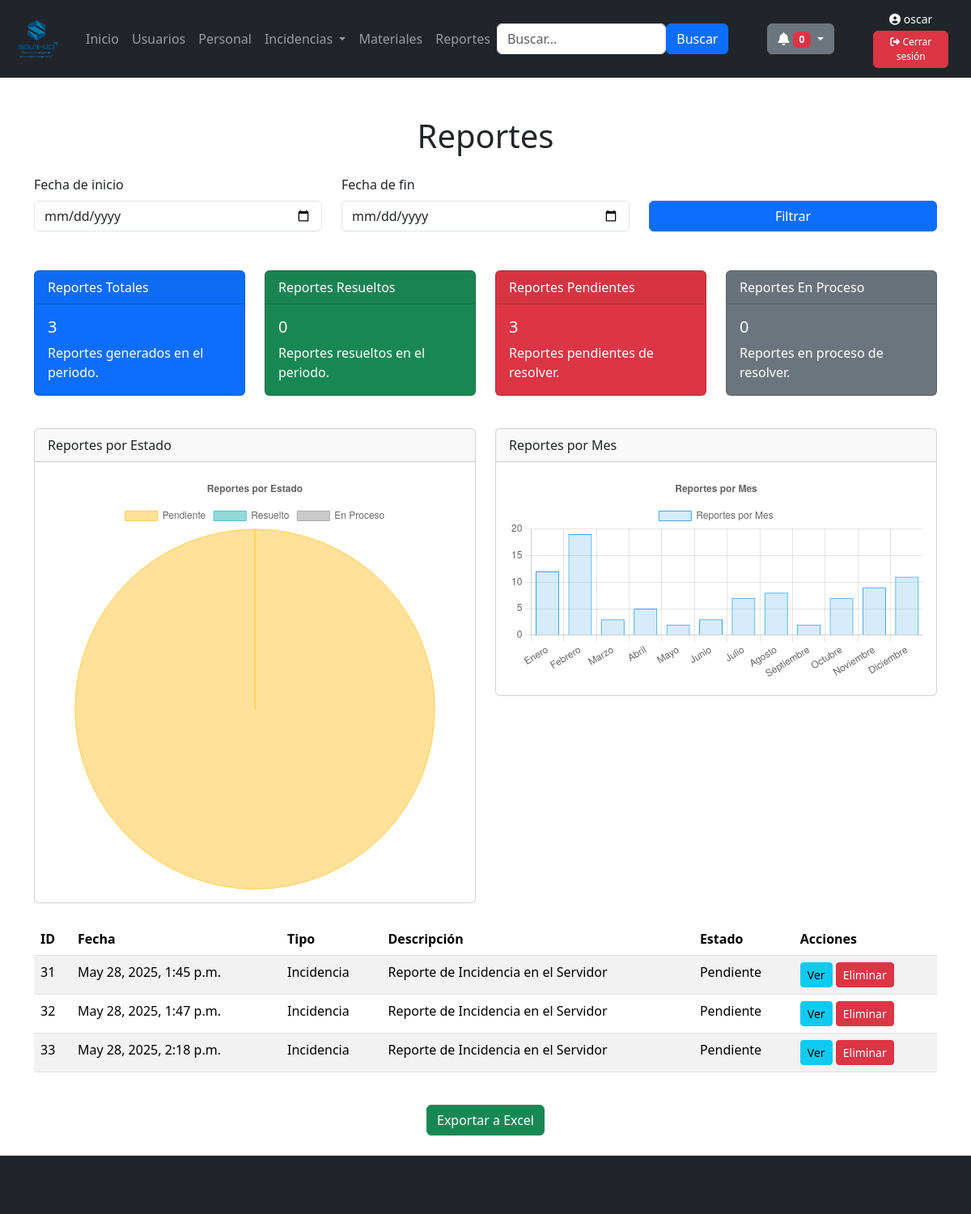
The app's page /reportes/ (signed in), older data.
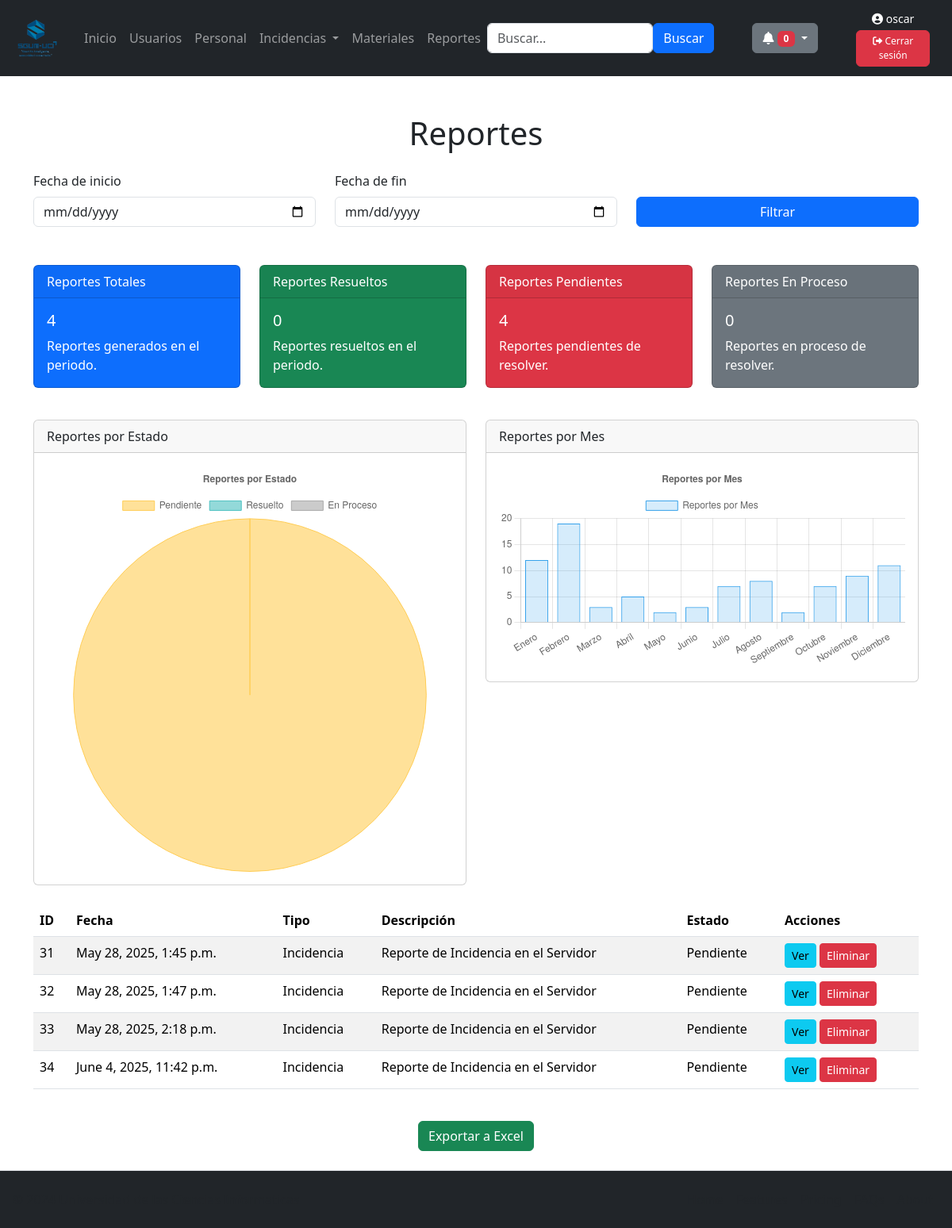
The same page, newer data.
### usuarios/models.py (models this page shows)
class Reporte(models.Model):
    fecha = models.DateTimeField()
    descripcion = models.TextField()
    estado = models.CharField(max_length=50,blank=True)
    reporte_incidencia = models.ForeignKey(Incidencia,on_delete=models.CASCADE,null=True, blank=True)
    reporte_material = models.ForeignKey(Material,on_delete=models.CASCADE,null=True, blank=True)
    @property
    def tipo(self):
        if self.reporte_incidencia is not None:
            return "Incidencia"
        elif self.reporte_material is not None:
            return "Material"
        else:
            return "Sin tipo"

class Incidencia(models.Model):
    PRIORIDAD_CHOICES = [
        ('3', 'Alta'),
        ('2', 'Media'),
        ('1', 'Baja'),
    ]
    TIPO_CHOICES = [
        ('plomeria', 'Plomeria'),
        ('electricidad', 'Electricidad'),
        ('infraestructura', 'Infraestructura'),
        ('mantenimiento_equipos', 'Mantenimiento de Equipos'),
        ('saneamiento', 'Saneamiento'),
        ('seguridad', 'Seguridad'),
        ('jardineria', 'Jardineria'),
        ('agua_potable', 'Sistema de Agua Potable'),
        ('gas', 'Sistema de Gas'),
        ('incendios', 'Sistema de Incendios')
    ]
    ESTADO_CHOICES = [
        ('pendiente', 'Pendiente'),
        ('en_proceso', 'En Proceso'),
        ('resuelto', 'Resuelto'),
    ]
    tipo = models.CharField(max_length=50, choices=TIPO_CHOICES, default='plomeria')
    prioridad = models.CharField(max_length=10, choices=PRIORIDAD_CHOICES, default='media')
    estado = models.CharField(max_length=20, choices=ESTADO_CHOICES, default='pendiente')
    fecha = models.DateTimeField()
    ubicacion = models.CharField(max_length=100)
    descripcion = models.TextField()
    imagen = models.ImageField(upload_to='incidencias/', null=True, blank=True)
    usuario_reporte = models.ForeignKey(User, on_delete=models.CASCADE)
    tecnico_asignado = models.ForeignKey(
        'Personal',
        on_delete=models.SET_NULL,
        null=True,
        blank=True,
        related_name='incidencias_asignadas'
    )

### usuarios/views.py (the view)
# urls.py: path('reportes/',views.reportes,name="reportes"),
@grupo_requerido('almacenero','administrador')
def reportes(request):
    tableReporte = Reporte.objects.all()
    totalReportes = tableReporte.count()
    reporte_resuelto = tableReporte.filter(estado='resuelto').count()
    reporte_pendiente = tableReporte.filter(estado='pendiente').count()
    reporte_enProceso = tableReporte.filter(estado = 'en_proceso').count()
    context = {
        'tableReporte' : tableReporte,
        'totalReportes' : totalReportes,
        'reporte_resuelto' : reporte_resuelto,
        'reporte_pendiente' : reporte_pendiente,
        'reporte_enProceso' : reporte_enProceso
    }
    return render(request,'all_reportes.html',context)

### usuarios/templatetags/auth_extras.py (called while the page is built)
@register.filter(name='has_groups')
def has_groups(user, group_names):
    return user.groups.filter(name__in=group_names.split(',')).exists()

### usuarios/views.py (called while the page is built)
def grupo_requerido(*nombres_grupos):
    def decorator(view_func):
        @wraps(view_func)
        def wrapper(request, *args, **kwargs):
            if request.user.groups.filter(name__in=nombres_grupos).exists():
                return view_func(request, *args, **kwargs)
            return HttpResponseForbidden("No tienes permiso para acceder")
        return wrapper
    return decorator

### usuarios/templates/all_reportes.html (shortened to what the changed rows need)
{% extends "master.html" %}
{% load static %}
{% block content %}
<div class="container mt-5">
    <h1 class="text-center mb-4">Reportes</h1>
    <div class="row mb-4">
        <div class="col-md-3">
            <div class="card text-white bg-primary mb-3">
                <div class="card-body">
                    <h5 class="card-title">{{totalReportes}}</h5>
                    <p class="card-text">Reportes generados en el periodo.</p>
                </div>
            </div>
        </div>
        <div class="col-md-3">
            <div class="card text-white bg-danger mb-3">
                <div class="card-body">
                    <h5 class="card-title">{{reporte_pendiente}}</h5>
                    <p class="card-text">Reportes pendientes de resolver.</p>
                </div>
            </div>
        </div>
    </div>
    <div class="table-responsive">
        <table class="table table-striped">
            <thead>
                <tr>
                    <th>ID</th>
                    <th>Fecha</th>
                    <th>Tipo</th>
                    <th>Descripción</th>
                    <th>Estado</th>
                    <th>Acciones</th>
                </tr>
            </thead>
            <tbody>
                {% for x in tableReporte %}
                <tr>
                    <td>{{x.id}}</td>
                    <td>{{x.fecha}}</td>
                    <td>{{x.tipo}}</td>
                    <td>{{x.descripcion}}</td>
                    <td>{{x.reporte_incidencia.get_estado_display}}</td>
                    <td>
                        <button class="btn btn-sm btn-info">Ver</button>
                        <button class="btn btn-sm btn-danger">Eliminar</button>
                    </td>
                </tr>
                {%endfor%}
            </tbody>
        </table>
    </div>
</div>
<script>
    // Gráfico de Reportes por Estado
    var ctxEstado = document.getElementById('estadoChart').getContext('2d');
    var estadoChart = new Chart(ctxEstado, {
        type: 'pie', // Tipo de gráfico (puede ser 'pie', 'doughnut', etc.)
        data: {
            labels: ['Pendiente', 'Resuelto', 'En Proceso'], // Etiquetas para cada estado
            datasets: [{
                label: 'Reportes por Estado',
                data: [{{reporte_pendiente}}, {{reporte_resuelto}}, {{reporte_enProceso}}], // Datos dinámicos (ejemplo: 30 pendientes, 120 resueltos, 50 en proceso)
                backgroundColor: [
                    'rgba(255, 205, 86, 0.6)', // Amarillo para Pendiente
                    'rgba(75, 192, 192, 0.6)', // Verde para Resuelto
                    'rgba(169, 169, 169, 0.6)' // Gris para En Proceso
                ],
                borderColor: [
                    'rgba(255, 205, 86, 1)', // Borde amarillo
                    'rgba(75, 192, 192, 1)', // Borde verde
                    'rgba(169, 169, 169, 1)' // Borde gris
                ],
                borderWidth: 1 // Ancho del borde
            }]
        },
        options: {
            responsive: true, // Hace que el gráfico sea responsive
            plugins: {
                legend: {
                    position: 'top', // Posición de la leyenda
                },
                title: {
                    display: true,
                    text: 'Reportes por Estado' // Título del gráfico
                }
            }
        }
    });
    // Gráfico de Reportes por Mes
    var ctxMes = document.getElementById('mesChart').getContext('2d');
    var mesChart = new Chart(ctxMes, {
        type: 'bar',
        data: {
            labels: ['Enero', 'Febrero', 'Marzo', 'Abril', 'Mayo', 'Junio', 'Julio','Agosto','Septiembre','Octubre','Noviembre','Diciembre'],
            datasets: [{
                label: 'Reportes por Mes',
                data: [12, 19, 3, 5, 2, 3, 7,8,2,7,9,11],
                backgroundColor: 'rgba(54, 162, 235, 0.2)',
                borderColor: 'rgba(54, 162, 235, 1)',
                borderWidth: 1
            }]
        },
        options: {
            responsive: true,
            plugins: {
                legend: {
                    position: 'top',
                },
                title: {
                    display: true,
                    text: 'Reportes por Mes'
                }
            }
        }
    });
</script>
{% endblock %}

Row changes from the older to the newer data that the page shows:
added Reporte: id "34", fecha "June 4, 2025, 11:42 p.m.", tipo "Incidencia", descripcion "Reporte de Incidencia en el Servidor", reporte_incidencia.estado "Pendiente"
Text that changed along with them:
{{ totalReportes }}: "3" → "4"
{{ reporte_pendiente }}: "3" → "4"
